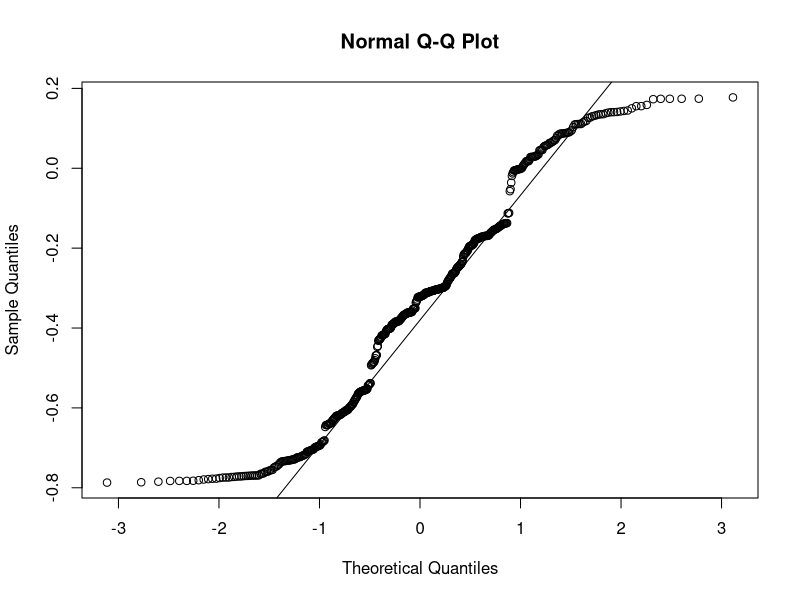
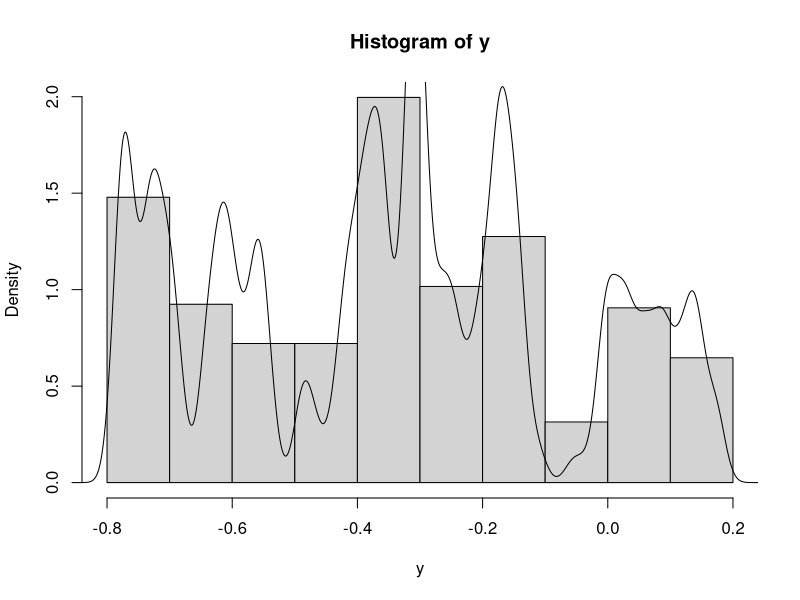

These charts were generated, in order, by the following R code: (Note: this script raises an error after producing the figures.)
# Normalizes fragmentation index


# Read data:
#lfrag.orig=read.table("data/logit_frag_data.csv",sep=",",header=T)

frag_data <- read.csv("data/fragmentation_data.csv")
frag_data$logit.fragmentation.index <- log(frag_data$fragmentation.index/(1-frag_data$fragmentation.index))
lfrag.orig <- frag_data

# Order chronologically:
lfrag.orig=lfrag.orig[order(lfrag.orig$time),]





# Check normality
qqnorm(lfrag.orig$logit.fragmentation.index)
qqline(lfrag.orig$logit.fragmentation.index)
# Samples seem to have lighter tails than the 
# normal distribution! (I.e. seems more restricted to be 
# close to the mean than the normal distribution is. 
# Usually data is more heavy-tailed.)

shapiro.test(lfrag.orig$logit.fragmentation.index)
# p-value = 1.134e-11




# Transform the data:

# Store it in an easyly accessible variable. 
# We need to reference this quite a few times.
y=lfrag.orig$logit.fragmentation.index

# Make cumulative density approximation:
# First, determine accuracy from the range of the data.
scale=10^ceiling(log10(max(y)-min(y)))
# Density approximation from R's kernel density estimation method:
dd=density(y, n=100001, from=min(y)-scale, to=max(y)+scale, adjust=0.2) 

hist(y,freq=F)
lines(dd)
# Seems to also have some signs of multimodality
# Could be too detailed, but it seems to need this detail
# level to pass the Shapiro test.

# Find cumulative distribution:
dd$F=cumsum(dd$y)*(dd$x[2]-dd$x[1])
dd$F=dd$F/max(dd$F)

# Transform values to something standard normalized-like:
trans=function(x)
  qnorm(dd$F[max(which(dd$x<x))])

# Transform values back again:
invtrans=function(x)
  dd$x[min(which(dd$F>pnorm(x)))]

# Transform data:
x=0*y
for(i in 1:length(x))
  x[i]=trans(y[i])

shapiro.test(x)
# p-value = 0.06882

# Put into a new table:
lfrag.new=lfrag.orig[,3:5]
lfrag.new$trans.frag.index=x

# Write transformed data to file:
write.table(lfrag.new,file="data/lfrag_norm.txt",
  col.names=T,row.names=F,sep=",")

